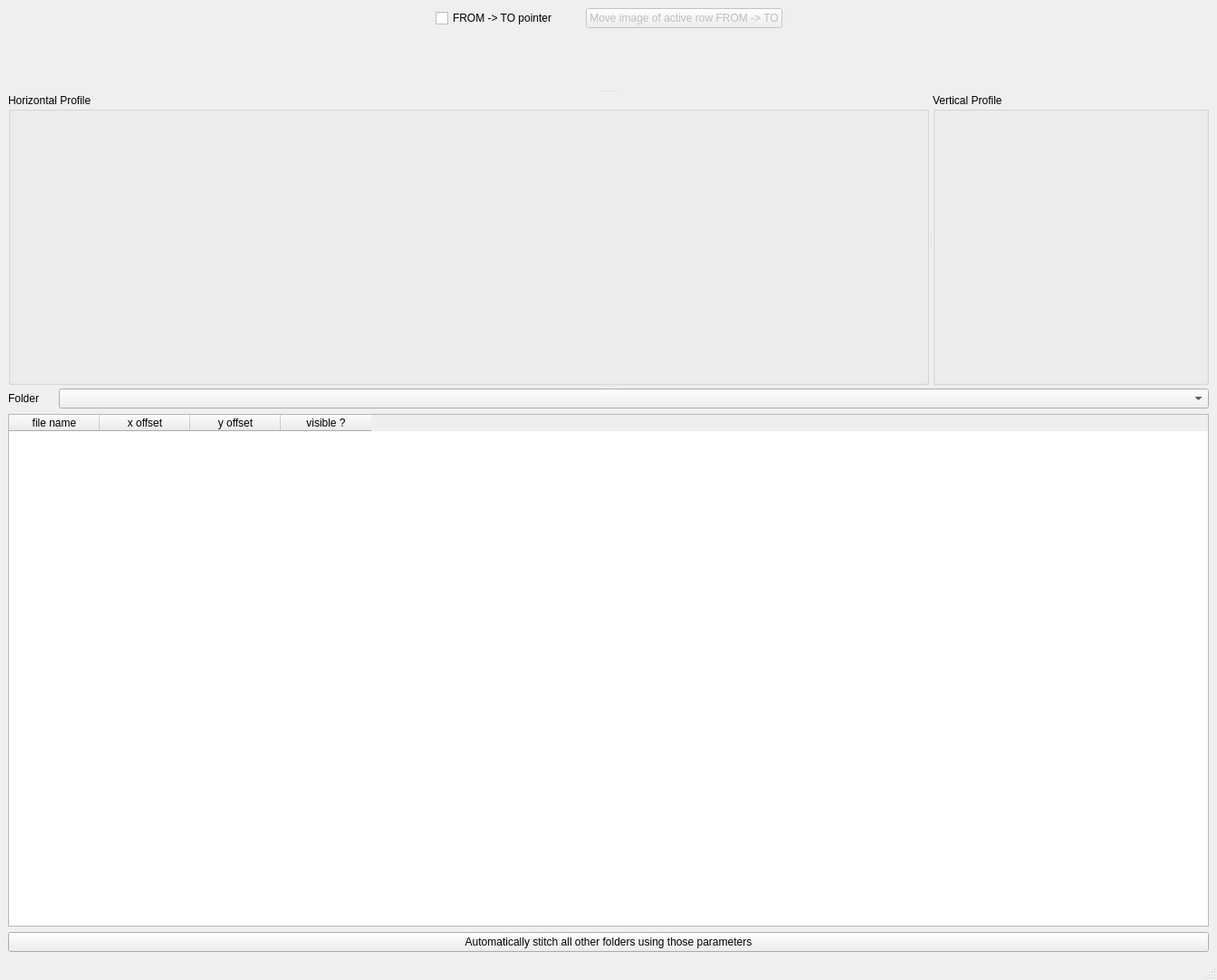
<?xml version="1.0" encoding="UTF-8"?>
<ui version="4.0">
 <class>MainWindow</class>
 <widget class="QMainWindow" name="MainWindow">
  <property name="geometry">
   <rect>
    <x>0</x>
    <y>0</y>
    <width>1344</width>
    <height>1082</height>
   </rect>
  </property>
  <property name="windowTitle">
   <string>MainWindow</string>
  </property>
  <widget class="QWidget" name="centralwidget">
   <layout class="QVBoxLayout" name="verticalLayout_4">
    <item>
     <layout class="QHBoxLayout" name="horizontalLayout_4">
      <item>
       <spacer name="horizontalSpacer">
        <property name="orientation">
         <enum>Qt::Horizontal</enum>
        </property>
        <property name="sizeHint" stdset="0">
         <size>
          <width>40</width>
          <height>20</height>
         </size>
        </property>
       </spacer>
      </item>
      <item>
       <widget class="QCheckBox" name="from_to_checkbox">
        <property name="minimumSize">
         <size>
          <width>160</width>
          <height>0</height>
         </size>
        </property>
        <property name="maximumSize">
         <size>
          <width>160</width>
          <height>16777215</height>
         </size>
        </property>
        <property name="text">
         <string>FROM -&gt; TO pointer</string>
        </property>
       </widget>
      </item>
      <item>
       <widget class="QPushButton" name="from_to_button">
        <property name="enabled">
         <bool>false</bool>
        </property>
        <property name="text">
         <string>Move image of active row FROM -&gt; TO</string>
        </property>
       </widget>
      </item>
      <item>
       <spacer name="horizontalSpacer_3">
        <property name="orientation">
         <enum>Qt::Horizontal</enum>
        </property>
        <property name="sizeHint" stdset="0">
         <size>
          <width>40</width>
          <height>20</height>
         </size>
        </property>
       </spacer>
      </item>
     </layout>
    </item>
    <item>
     <widget class="QSplitter" name="full_splitter">
      <property name="orientation">
       <enum>Qt::Vertical</enum>
      </property>
      <widget class="QSplitter" name="display_splitter">
       <property name="orientation">
        <enum>Qt::Vertical</enum>
       </property>
       <widget class="QWidget" name="stitched_widget" native="true"/>
       <widget class="QSplitter" name="profile_display_splitter">
        <property name="orientation">
         <enum>Qt::Horizontal</enum>
        </property>
        <widget class="QGroupBox" name="groupBox">
         <property name="title">
          <string>Horizontal Profile</string>
         </property>
         <layout class="QVBoxLayout" name="verticalLayout">
          <item>
           <widget class="QWidget" name="horizontal_profile_plot_widget" native="true">
            <property name="sizePolicy">
             <sizepolicy hsizetype="Preferred" vsizetype="Expanding">
              <horstretch>0</horstretch>
              <verstretch>0</verstretch>
             </sizepolicy>
            </property>
           </widget>
          </item>
          <item>
           <layout class="QHBoxLayout" name="horizontalLayout">
            <property name="sizeConstraint">
             <enum>QLayout::SetMinimumSize</enum>
            </property>
            <item>
             <widget class="QPushButton" name="left_left_button">
              <property name="styleSheet">
               <string notr="true">border: None</string>
              </property>
              <property name="text">
               <string/>
              </property>
              <property name="flat">
               <bool>true</bool>
              </property>
             </widget>
            </item>
            <item>
             <widget class="QPushButton" name="left_button">
              <property name="styleSheet">
               <string notr="true">border: None</string>
              </property>
              <property name="text">
               <string/>
              </property>
              <property name="iconSize">
               <size>
                <width>150</width>
                <height>150</height>
               </size>
              </property>
              <property name="autoDefault">
               <bool>false</bool>
              </property>
              <property name="default">
               <bool>false</bool>
              </property>
              <property name="flat">
               <bool>true</bool>
              </property>
             </widget>
            </item>
            <item>
             <spacer name="horizontalSpacer_2">
              <property name="orientation">
               <enum>Qt::Horizontal</enum>
              </property>
              <property name="sizeType">
               <enum>QSizePolicy::Minimum</enum>
              </property>
              <property name="sizeHint" stdset="0">
               <size>
                <width>37</width>
                <height>17</height>
               </size>
              </property>
             </spacer>
            </item>
            <item>
             <widget class="QPushButton" name="right_button">
              <property name="styleSheet">
               <string notr="true">border: None</string>
              </property>
              <property name="text">
               <string/>
              </property>
              <property name="flat">
               <bool>true</bool>
              </property>
             </widget>
            </item>
            <item>
             <widget class="QPushButton" name="right_right_button">
              <property name="styleSheet">
               <string notr="true">border: None</string>
              </property>
              <property name="text">
               <string/>
              </property>
              <property name="flat">
               <bool>true</bool>
              </property>
             </widget>
            </item>
           </layout>
          </item>
         </layout>
        </widget>
        <widget class="QGroupBox" name="groupBox_2">
         <property name="title">
          <string>Vertical Profile</string>
         </property>
         <layout class="QHBoxLayout" name="horizontalLayout_2">
          <item>
           <widget class="QWidget" name="vertical_profile_plot_widget" native="true">
            <property name="sizePolicy">
             <sizepolicy hsizetype="Expanding" vsizetype="Preferred">
              <horstretch>0</horstretch>
              <verstretch>0</verstretch>
             </sizepolicy>
            </property>
           </widget>
          </item>
          <item>
           <layout class="QVBoxLayout" name="verticalLayout_2">
            <item>
             <widget class="QPushButton" name="up_up_button">
              <property name="styleSheet">
               <string notr="true">border: None</string>
              </property>
              <property name="text">
               <string/>
              </property>
              <property name="flat">
               <bool>true</bool>
              </property>
             </widget>
            </item>
            <item>
             <widget class="QPushButton" name="up_button">
              <property name="styleSheet">
               <string notr="true">border: None</string>
              </property>
              <property name="text">
               <string/>
              </property>
              <property name="flat">
               <bool>true</bool>
              </property>
             </widget>
            </item>
            <item>
             <spacer name="verticalSpacer">
              <property name="orientation">
               <enum>Qt::Vertical</enum>
              </property>
              <property name="sizeHint" stdset="0">
               <size>
                <width>20</width>
                <height>40</height>
               </size>
              </property>
             </spacer>
            </item>
            <item>
             <widget class="QPushButton" name="down_button">
              <property name="styleSheet">
               <string notr="true">border: None</string>
              </property>
              <property name="text">
               <string/>
              </property>
              <property name="flat">
               <bool>true</bool>
              </property>
             </widget>
            </item>
            <item>
             <widget class="QPushButton" name="down_down_button">
              <property name="styleSheet">
               <string notr="true">border: None</string>
              </property>
              <property name="text">
               <string/>
              </property>
              <property name="flat">
               <bool>true</bool>
              </property>
             </widget>
            </item>
           </layout>
          </item>
         </layout>
        </widget>
       </widget>
      </widget>
      <widget class="QWidget" name="layoutWidget">
       <layout class="QVBoxLayout" name="verticalLayout_3">
        <item>
         <layout class="QHBoxLayout" name="horizontalLayout_3">
          <item>
           <widget class="QLabel" name="label">
            <property name="maximumSize">
             <size>
              <width>50</width>
              <height>16777215</height>
             </size>
            </property>
            <property name="text">
             <string>Folder</string>
            </property>
           </widget>
          </item>
          <item>
           <widget class="QComboBox" name="list_folders_combobox"/>
          </item>
         </layout>
        </item>
        <item>
         <widget class="QTableWidget" name="tableWidget">
          <property name="alternatingRowColors">
           <bool>true</bool>
          </property>
          <property name="selectionMode">
           <enum>QAbstractItemView::SingleSelection</enum>
          </property>
          <property name="selectionBehavior">
           <enum>QAbstractItemView::SelectRows</enum>
          </property>
          <column>
           <property name="text">
            <string>file name</string>
           </property>
          </column>
          <column>
           <property name="text">
            <string>x offset</string>
           </property>
          </column>
          <column>
           <property name="text">
            <string>y offset</string>
           </property>
          </column>
          <column>
           <property name="text">
            <string>visible ?</string>
           </property>
          </column>
         </widget>
        </item>
        <item>
         <widget class="QPushButton" name="pushButton">
          <property name="text">
           <string>Automatically stitch all other folders using those parameters</string>
          </property>
         </widget>
        </item>
       </layout>
      </widget>
     </widget>
    </item>
   </layout>
  </widget>
  <widget class="QMenuBar" name="menubar">
   <property name="geometry">
    <rect>
     <x>0</x>
     <y>0</y>
     <width>1344</width>
     <height>22</height>
    </rect>
   </property>
  </widget>
  <widget class="QStatusBar" name="statusbar"/>
 </widget>
 <resources/>
 <connections>
  <connection>
   <sender>list_folders_combobox</sender>
   <signal>currentIndexChanged(QString)</signal>
   <receiver>MainWindow</receiver>
   <slot>list_folder_combobox_value_changed()</slot>
   <hints>
    <hint type="sourcelabel">
     <x>101</x>
     <y>525</y>
    </hint>
    <hint type="destinationlabel">
     <x>9</x>
     <y>505</y>
    </hint>
   </hints>
  </connection>
  <connection>
   <sender>tableWidget</sender>
   <signal>cellChanged(int,int)</signal>
   <receiver>MainWindow</receiver>
   <slot>table_of_offset_cell_changed()</slot>
   <hints>
    <hint type="sourcelabel">
     <x>414</x>
     <y>690</y>
    </hint>
    <hint type="destinationlabel">
     <x>7</x>
     <y>668</y>
    </hint>
   </hints>
  </connection>
  <connection>
   <sender>tableWidget</sender>
   <signal>itemSelectionChanged()</signal>
   <receiver>MainWindow</receiver>
   <slot>table_of_offset_selection_changed()</slot>
   <hints>
    <hint type="sourcelabel">
     <x>229</x>
     <y>720</y>
    </hint>
    <hint type="destinationlabel">
     <x>7</x>
     <y>817</y>
    </hint>
   </hints>
  </connection>
  <connection>
   <sender>from_to_checkbox</sender>
   <signal>clicked(bool)</signal>
   <receiver>MainWindow</receiver>
   <slot>from_to_checkbox_checked()</slot>
   <hints>
    <hint type="sourcelabel">
     <x>503</x>
     <y>51</y>
    </hint>
    <hint type="destinationlabel">
     <x>7</x>
     <y>106</y>
    </hint>
   </hints>
  </connection>
 </connections>
 <slots>
  <slot>list_folder_combobox_value_changed()</slot>
  <slot>table_of_offset_cell_changed()</slot>
  <slot>table_of_offset_selection_changed()</slot>
  <slot>from_to_checkbox_checked()</slot>
 </slots>
</ui>
